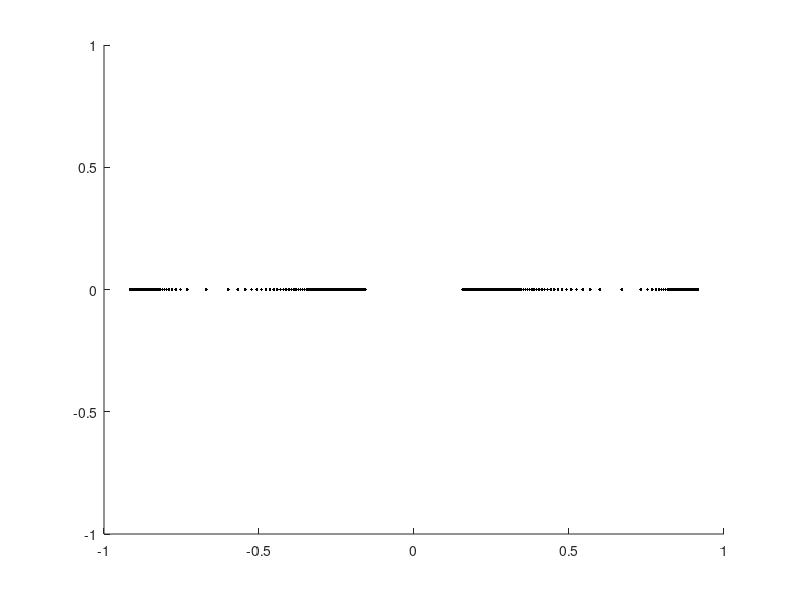

Reproduce this figure in MATLAB.
T = 0.4;

c = @cosh;
s = @sinh;

A = [c(T), s(T); s(T), c(T)];
G = eye(2);
C = [0, 1];
Q = 8/4 * [s(2*T) - 2*T, c(2*T)-1; c(2*T)-1, s(2*T) + 2*T];
R = 1;
tic
[M,P,Z,E] = dlqe(A,G,C,Q,R);
toc

figure
hold on
for ratio = 0:.1:10
    Q = ratio/4 * [s(2*T) - 2*T, c(2*T)-1; c(2*T)-1, s(2*T) + 2*T];
    [~,~,~,E] = dlqe(A,G,C,Q,R);
    if ratio== 0
        E
    end
    for dim=1:2
        rea = real(E(dim));
        img = imag(E(dim));
        plot([rea,-rea],[img,img],'.k');
        drawnow
    end
end